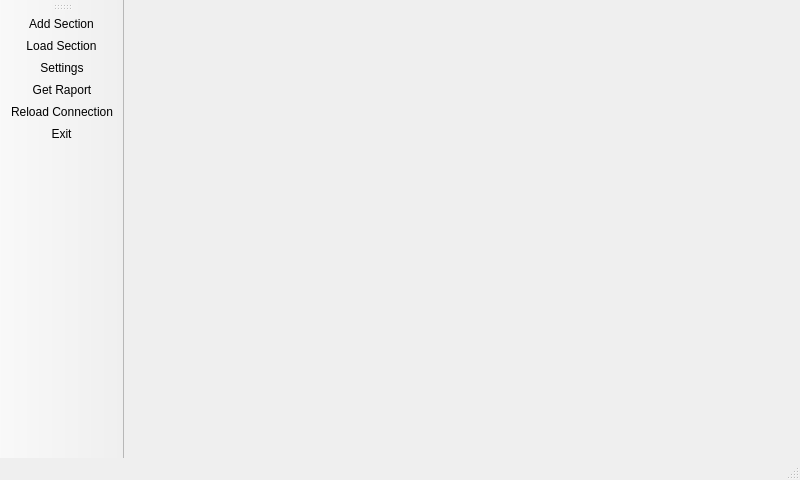
<?xml version="1.0" encoding="UTF-8"?>
<ui version="4.0">
 <class>MainWindow</class>
 <widget class="QMainWindow" name="MainWindow">
  <property name="geometry">
   <rect>
    <x>0</x>
    <y>0</y>
    <width>800</width>
    <height>480</height>
   </rect>
  </property>
  <property name="minimumSize">
   <size>
    <width>800</width>
    <height>480</height>
   </size>
  </property>
  <property name="maximumSize">
   <size>
    <width>800</width>
    <height>480</height>
   </size>
  </property>
  <property name="windowTitle">
   <string>MainWindow</string>
  </property>
  <widget class="QWidget" name="centralWidget">
   <widget class="SectionsManager" name="sectionsManager" native="true">
    <property name="geometry">
     <rect>
      <x>40</x>
      <y>20</y>
      <width>651</width>
      <height>341</height>
     </rect>
    </property>
   </widget>
  </widget>
  <widget class="QMenuBar" name="menuBar">
   <property name="geometry">
    <rect>
     <x>0</x>
     <y>0</y>
     <width>800</width>
     <height>20</height>
    </rect>
   </property>
  </widget>
  <widget class="QToolBar" name="mainToolBar">
   <attribute name="toolBarArea">
    <enum>LeftToolBarArea</enum>
   </attribute>
   <attribute name="toolBarBreak">
    <bool>false</bool>
   </attribute>
   <addaction name="actionAddSection"/>
   <addaction name="actionLoadSection"/>
   <addaction name="actionSettings"/>
   <addaction name="actionGetRaport"/>
   <addaction name="actionReloadConnection"/>
   <addaction name="actionExit"/>
  </widget>
  <widget class="QStatusBar" name="statusBar"/>
  <action name="actionExit">
   <property name="icon">
    <iconset resource="../resources/resources.qrc">
     <normaloff>:/Icons/power.svg</normaloff>:/Icons/power.svg</iconset>
   </property>
   <property name="text">
    <string>Exit</string>
   </property>
  </action>
  <action name="actionAddSection">
   <property name="icon">
    <iconset resource="../resources/resources.qrc">
     <normaloff>:/Icons/new-section.svg</normaloff>:/Icons/new-section.svg</iconset>
   </property>
   <property name="text">
    <string>Add Section</string>
   </property>
  </action>
  <action name="actionLoadSection">
   <property name="icon">
    <iconset resource="../resources/resources.qrc">
     <normaloff>:/Icons/file-plus.svg</normaloff>:/Icons/file-plus.svg</iconset>
   </property>
   <property name="text">
    <string>Load Section</string>
   </property>
  </action>
  <action name="actionSettings">
   <property name="icon">
    <iconset resource="../resources/resources.qrc">
     <normaloff>:/Icons/settings.svg</normaloff>:/Icons/settings.svg</iconset>
   </property>
   <property name="text">
    <string>Settings</string>
   </property>
  </action>
  <action name="actionGetRaport">
   <property name="icon">
    <iconset resource="../resources/resources.qrc">
     <normaloff>:/Icons/notes.svg</normaloff>:/Icons/notes.svg</iconset>
   </property>
   <property name="text">
    <string>Get Raport</string>
   </property>
  </action>
  <action name="actionReloadConnection">
   <property name="icon">
    <iconset resource="../resources/resources.qrc">
     <normaloff>:/Icons/refresh.svg</normaloff>:/Icons/refresh.svg</iconset>
   </property>
   <property name="text">
    <string>Reload Connection</string>
   </property>
  </action>
 </widget>
 <layoutdefault spacing="6" margin="11"/>
 <customwidgets>
  <customwidget>
   <class>SectionsManager</class>
   <extends>QWidget</extends>
   <header location="global">sectionsmanager.h</header>
   <container>1</container>
  </customwidget>
 </customwidgets>
 <resources>
  <include location="../resources/resources.qrc"/>
 </resources>
 <connections/>
</ui>
